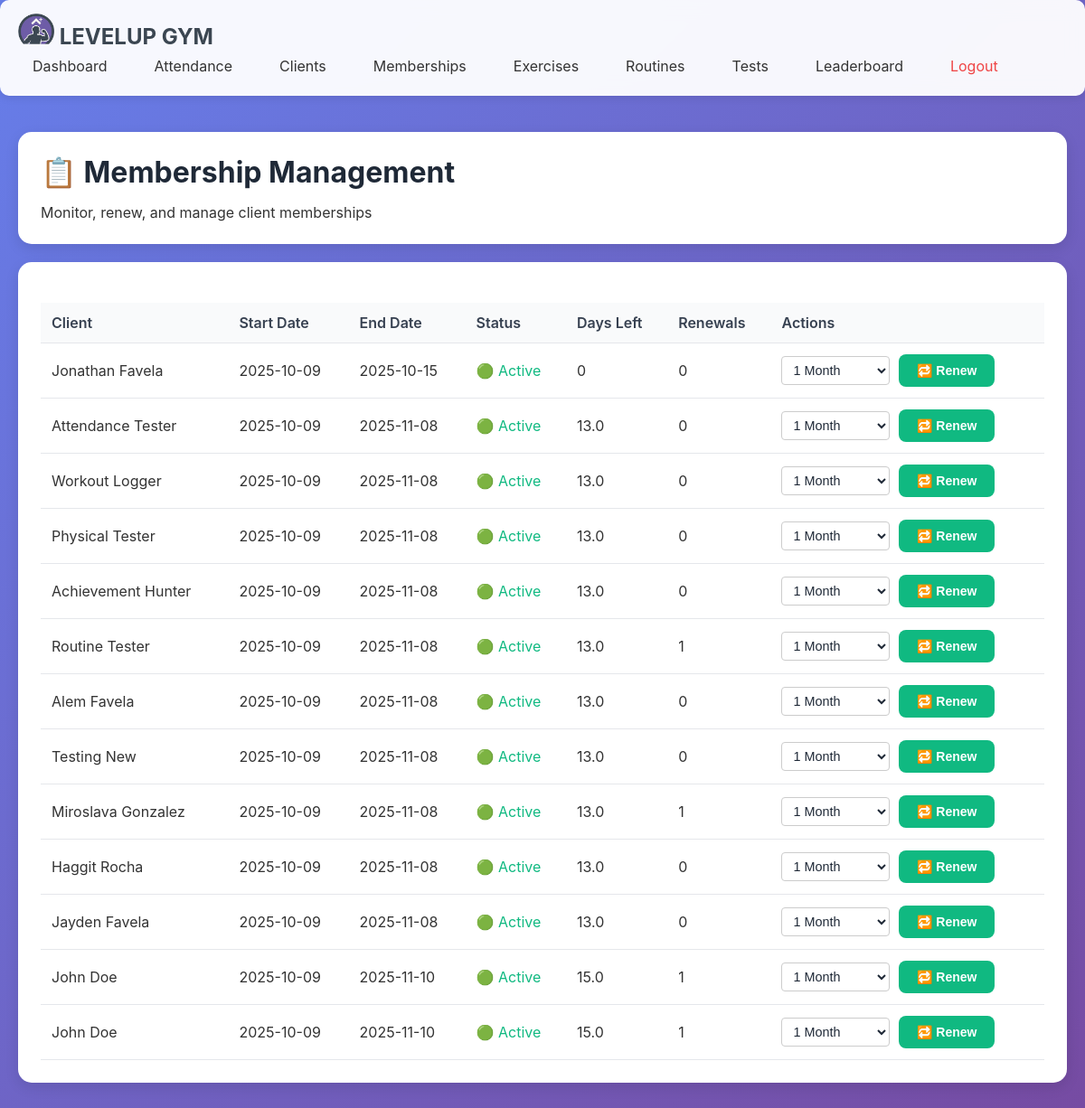
The app's page /admin/memberships, older data.
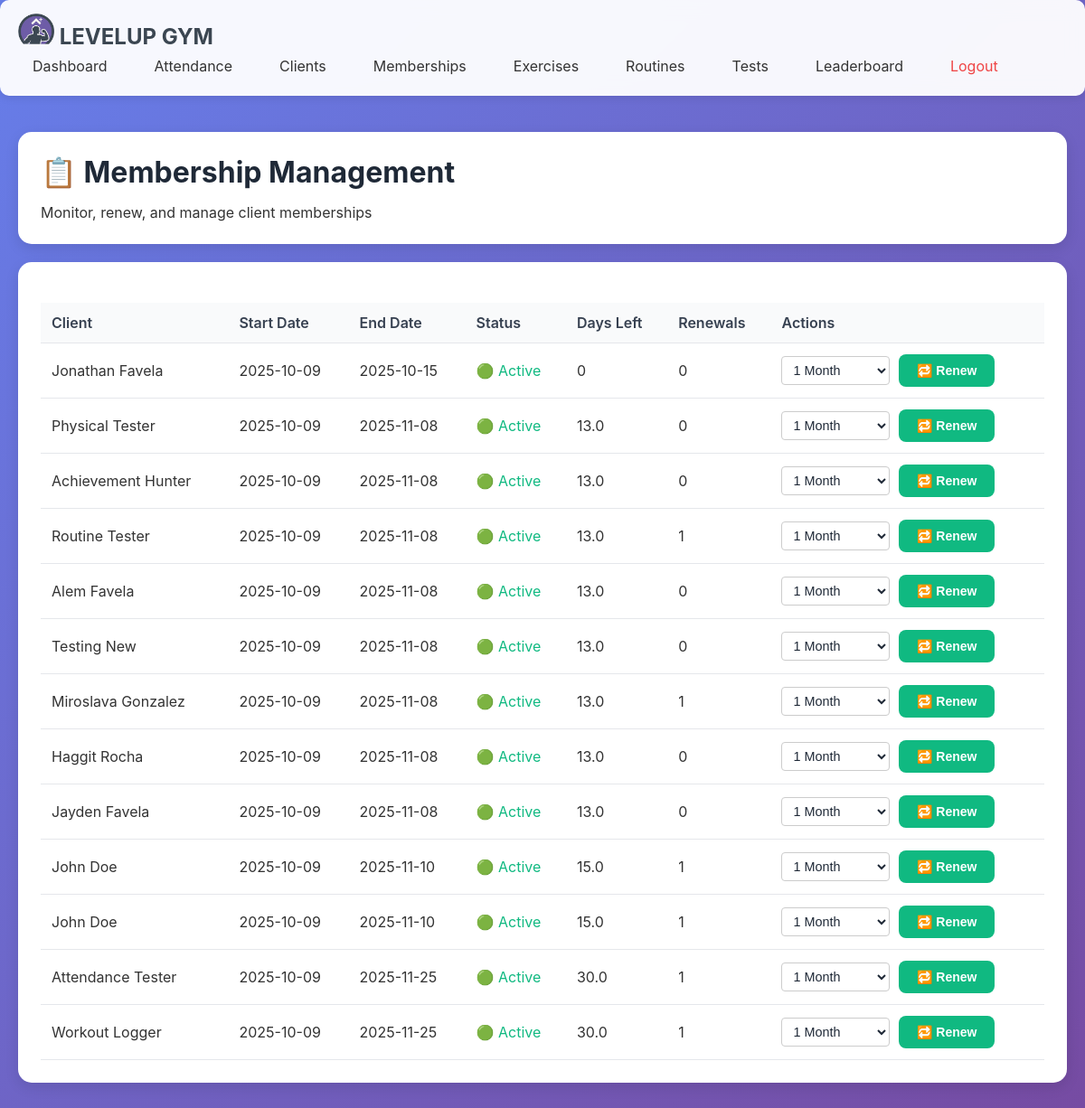
The same page, newer data.
### tables this page shows
CREATE TABLE client_memberships (
                membership_id INTEGER PRIMARY KEY AUTOINCREMENT,
                client_id INTEGER NOT NULL,
                start_date DATE NOT NULL,
                end_date DATE NOT NULL,
                status TEXT DEFAULT 'active',  -- active | expired | cancelled
                renewal_count INTEGER DEFAULT 0,
                last_renewal_date DATE,
                notes TEXT,
                FOREIGN KEY (client_id) REFERENCES clients(client_id) ON DELETE CASCADE
            );

### main.py (the view)
@app.route('/admin/memberships')
def admin_memberships():
    from controllers.membership_controller import MembershipController
    mc = MembershipController()
    memberships = mc.get_all_memberships()
    return render_template('admin/memberships.html', memberships=memberships)

### database/db_manager.py (called while the page is built)
    def connect(self):
        self.conn = sqlite3.connect(self.db_name)
        self.conn.row_factory = sqlite3.Row  # Access columns by name
        self.cursor = self.conn.cursor()

    def disconnect(self):
        if self.conn:
            self.conn.close()

    def execute_query(self, query, params=None):
        self.connect()
        if params:
            self.cursor.execute(query, params)
        else:
            self.cursor.execute(query)
        results = self.cursor.fetchall()
        self.disconnect()
        return results

    def execute_update(self, query, params=None):
        self.connect()
        if params:
            self.cursor.execute(query, params)
        else:
            self.cursor.execute(query)
        self.conn.commit()
        last_id = self.cursor.lastrowid
        self.disconnect()
        return last_id

### templates/admin/memberships.html (shortened to what this page needs)
{% extends "admin/base.html" %}
{% block content %}
<div class="card">
  <h1>📋 Membership Management</h1>
  <p>Monitor, renew, and manage client memberships</p>
</div>
<div class="card">
  <table class="table">
    <thead>
      <tr>
        <th>Client</th>
        <th>Start Date</th>
        <th>End Date</th>
        <th>Status</th>
        <th>Days Left</th>
        <th>Renewals</th>
        <th>Actions</th>
      </tr>
    </thead>
    <tbody>
      {% for m in memberships %}
      <tr>
        <td>{{ m.full_name }}</td>
        <td>{{ m.start_date }}</td>
        <td>{{ m.end_date }}</td>
        <td>
          {% if m.status == 'active' %}
          <span style="color: #10b981;">🟢 Active</span>
          {% elif m.status == 'expired' %}
          <span style="color: #ef4444;">🔴 Expired</span>
          {% else %}
          <span style="color: #fbbf24;">🟡 {{ m.status|title }}</span>
          {% endif %}
        </td>
        <td>{{ m.days_remaining if m.days_remaining > 0 else 0 }}</td>
        <td>{{ m.renewal_count }}</td>
        <td>
          <form action="{{ url_for('renew_membership') }}" method="post" style="display:inline;">
            <select name="duration_days" class="duration-select">
            <option value="30" selected>1 Month</option>
            </select>
            <button type="submit" class="btn btn-success" style="margin-left:5px;">🔁 Renew</button>
          </form>
        </td>
      </tr>
      {% endfor %}
    </tbody>
  </table>
</div>
{% endblock %}

### templates/admin/base.html (shortened to what this page needs)
<!DOCTYPE html>
<html lang="en">
<head>
</head>
<body>
    <nav>
        <div class="nav-content">
            <div class="logo" style="color: #3B4651;"><img src="/static/image/Untitled design - Copy.png" style="width: 40px; height: auto;"> LEVELUP GYM</div>
            <div class="nav-links">
                <a href="{{ url_for('admin_dashboard') }}">Dashboard</a>
                <a href="{{ url_for('admin_attendance') }}">Attendance</a>
                <a href="{{ url_for('admin_clients') }}">Clients</a>
                <a href="{{ url_for('admin_memberships') }}">Memberships</a>
                <a href="{{ url_for('admin_exercises') }}">Exercises</a>
                <a href="{{ url_for('admin_routines') }}">Routines</a>
                <a href="{{ url_for('admin_tests') }}">Tests</a>
                <a href="{{ url_for('admin_leaderboard') }}">Leaderboard</a>
                <a href="{{ url_for('admin_logout') }}" style="color: #ef4444;">Logout</a>
            </div>
        </div>
    </nav>
    <div class="container">
        {% block content %}{% endblock %}
    </div>
</body>
</html>

### templates/admin/base.html (style rules this page uses)
* { margin: 0; padding: 0; box-sizing: border-box; }
body { font-family: -apple-system, BlinkMacSystemFont, 'Segoe UI', Roboto, Oxygen, Ubuntu, Cantarell, sans-serif; background: linear-gradient(135deg, #667eea 0%, #764ba2 100%); min-height: 100vh; color: #333; }
.container { max-width: 1400px; margin: 0 auto; padding: 20px; }
nav { background: rgba(255, 255, 255, 0.95); backdrop-filter: blur(10px); padding: 15px 0; box-shadow: 0 2px 10px rgba(0,0,0,0.1); margin-bottom: 20px; border-radius: 10px; }
nav .nav-content { max-width: 1400px; margin: 0 auto; padding: 0 20px; display: flex; justify-content: space-between; align-items: center; flex-wrap: wrap; }
nav .logo { font-size: 24px; font-weight: bold; color: #667eea; }
nav .logo img { width: 25px; }
nav .nav-links { display: flex; gap: 20px; flex-wrap: wrap; }
nav a { color: #333; text-decoration: none; padding: 8px 16px; border-radius: 5px; transition: all 0.3s; }
.card { background: white; border-radius: 15px; padding: 25px; margin-bottom: 20px; box-shadow: 0 5px 15px rgba(0,0,0,0.1); }
.btn { display: inline-block; padding: 10px 20px; border-radius: 8px; text-decoration: none; font-weight: 600; transition: all 0.3s; border: none; cursor: pointer; font-size: 14px; }
.btn-success { background: #10b981; color: white; }
h1, h2, h3 { color: #1f2937; margin-bottom: 15px; }
table { width: 100%; border-collapse: collapse; margin-top: 20px; }
th, td { padding: 12px; text-align: left; border-bottom: 1px solid #e5e7eb; }
th { background: #f9fafb; font-weight: 600; color: #374151; }
input, select, textarea { width: 100%; padding: 10px; border: 2px solid #e5e7eb; border-radius: 8px; font-size: 14px; }

### templates/admin/memberships.html (style rules this page uses)
.duration-select { padding: 6px 8px; border-radius: 4px; border: 1px solid #ccc; background-color: white; color: #1f2937; font-size: 0.9rem; width: 120px; }

Row changes from the older to the newer data that the page shows:
changed client_memberships (number 12 of 13 on the later page): end_date "2025-11-08" → "2025-11-25"; days_remaining "13.0" → "30.0"; renewal_count "0" → "1"; moves down the list
changed client_memberships (number 13 of 13 on the later page): end_date "2025-11-08" → "2025-11-25"; days_remaining "13.0" → "30.0"; renewal_count "0" → "1"; moves down the list
